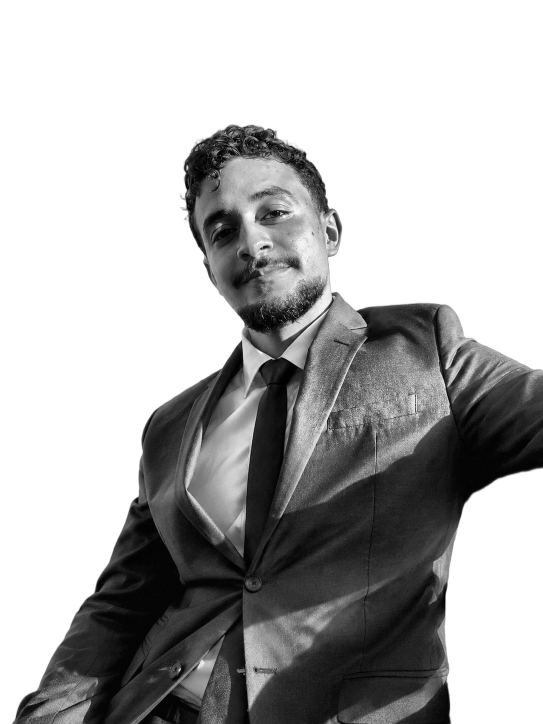
#> input picture source-prepped.png, 1086 x 1448 px, found by its file name (shown at 1/2 size)
$ python make_ascii_svg.py
#> lines starting #> are read from the running program, lines starting #| are printed output that depends on the picture
"""
make_ascii_svg.py
Lê source-prepped.png, reduz para uma grade de caracteres (~100x53),
mapeia o brilho de cada "pixel" da grade para um glifo de densidade,
e gera um SVG monocromático onde cada linha "digita" da esquerda para
a direita (clip-path animado via SMIL), com atraso escalonado de cima
para baixo. Roda uma vez e congela (sem loop).

Uso:
    python scripts/make_ascii_svg.py
Gera:
    avi-ascii.svg   (mantive o nome de saída do artigo original)
"""
from PIL import Image

INPUT_IMAGE = "source-prepped.png"
OUTPUT_SVG = "matias-ascii.svg"

GRID_W = 100
GRID_H = 53

# bright (sparse) -> dark (dense); o espaço inicial "apaga" o fundo
RAMP = " .`:-=+*cs#%@"

CHAR_W = 6.0
CHAR_H = 11.0
FILL_COLOR = "#c9d1d9"  # cinza claro, monocromático
FONT_SIZE = 11
ROW_STAGGER = 0.09   # segundos entre o início de cada linha
ROW_DURATION = 0.8   # duração da digitação de uma linha

def image_to_ascii_grid(path: str, cols: int, rows: int) -> list[str]:
    img = Image.open(path).convert("L").resize((cols, rows))
    pixels = list(img.getdata())
    ramp_len = len(RAMP)
    lines = []
    for r in range(rows):
        row_pixels = pixels[r * cols:(r + 1) * cols]
        chars = []
        for p in row_pixels:
            idx = min(ramp_len - 1, (p * ramp_len) // 256)
            chars.append(RAMP[idx])
        lines.append("".join(chars))
    return lines


def escape_xml(s: str) -> str:
    return (s.replace("&", "&amp;").replace("<", "&lt;")
             .replace(">", "&gt;").replace('"', "&quot;"))


def build_svg(lines: list[str]) -> str:
    width = GRID_W * CHAR_W
    height = GRID_H * CHAR_H + 20

    rows_svg = []
    for i, line in enumerate(lines):
        y = 14 + i * CHAR_H
        text_escaped = escape_xml(line) or " "
        start_time = i * ROW_STAGGER
        row_width = len(line) * CHAR_W

        # clip-path que revela a linha da esquerda para a direita
        rows_svg.append(f'''
    <clipPath id="clip-row-{i}">
      <rect x="0" y="{y - CHAR_H}" width="0" height="{CHAR_H}">
        <animate attributeName="width" from="0" to="{row_width}"
                 begin="{start_time:.3f}s" dur="{ROW_DURATION}s"
                 fill="freeze" calcMode="linear" />
      </rect>
    </clipPath>''')

    text_elements = []
    for i, line in enumerate(lines):
        y = 14 + i * CHAR_H
        text_escaped = escape_xml(line) or " "
        text_elements.append(
            f'    <text x="0" y="{y}" clip-path="url(#clip-row-{i})" '
            f'font-family="Consolas, Menlo, monospace" font-size="{FONT_SIZE}" '
            f'fill="{FILL_COLOR}" xml:space="preserve">{text_escaped}</text>'
        )

    svg = f'''<svg viewBox="0 0 {width:.0f} {height:.0f}" width="{width:.0f}" height="{height:.0f}"
     xmlns="http://www.w3.org/2000/svg">
  <defs>{"".join(rows_svg)}
  </defs>
  <rect width="100%" height="100%" fill="transparent"/>
{chr(10).join(text_elements)}
</svg>'''
    return svg


def main():
    lines = image_to_ascii_grid(INPUT_IMAGE, GRID_W, GRID_H)
#> in image_to_ascii_grid, `img = Image.open(path).convert("L").resize((cols, rows))`:
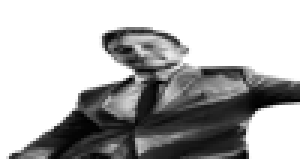
#> img: PIL image 100x53 L (shown 3 times larger); min 0, max 255, mean 176.7
#> in image_to_ascii_grid, `pixels = list(img.getdata())`: pixels = 5300 values, max 255 at index 0, min 0 at index 2643, mean 176.7
#> after the loop in image_to_ascii_grid, `for r in range(rows):`: lines = 53 items
#> lines = 53 items
    svg = build_svg(lines)
#> the loop in build_svg, `for i, line in enumerate(lines):` made 53 passes
#> (y, start_time) on passes 1 to 12: (14, 0), (25, 0.09), (36, 0.18), (47, 0.27), (58, 0.36), (69, 0.45), (80, 0.54), (91, 0.63), (102, 0.72), (113, 0.81), (124, 0.9), (135, 0.99)
#> the loop in build_svg, `for i, line in enumerate(lines):` made 53 passes
#> y on passes 1 to 12: 14, 25, 36, 47, 58, 69, 80, 91, 102, 113, 124, 135
    with open(OUTPUT_SVG, "w", encoding="utf-8") as f:
        f.write(svg)
    print(f"[make_ascii_svg] salvo em {OUTPUT_SVG}")


if __name__ == "__main__":
    main()

$ run again, with foto.jpg saved as source-prepped.png
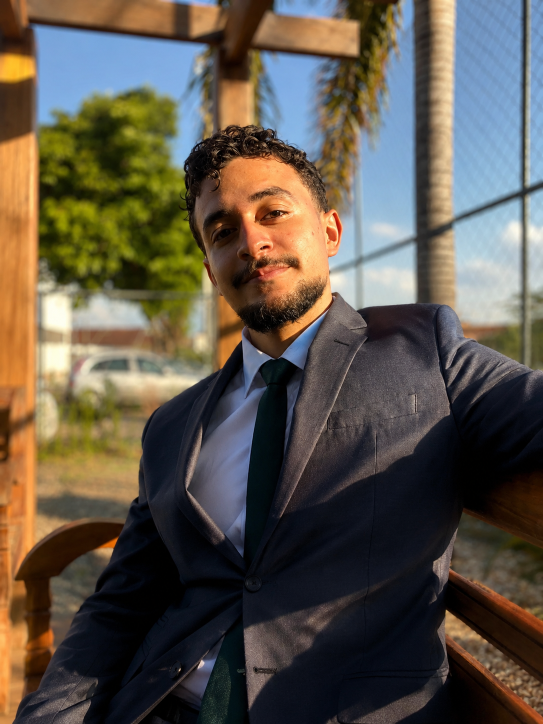
#> input picture foto.jpg, 1086 x 1448 px, found by its file name (shown at 1/2 size)
#> in image_to_ascii_grid, `img = Image.open(path).convert("L").resize((cols, rows))`:
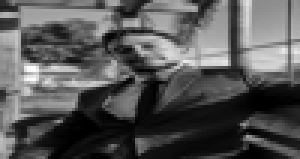
#> img: PIL image 100x53 L (shown 3 times larger); min 0, max 255, mean 86.6
#> pixels = 5300 values, max 255 at index 2209, min 0 at index 2643, mean 86.61
#> after the loop in image_to_ascii_grid, `for r in range(rows):`: lines = 53 items
#> the loop in build_svg, `for i, line in enumerate(lines):` made 53 passes
#> (y, start_time) on passes 1 to 8: (14, 0), (25, 0.09), (36, 0.18), (47, 0.27), (58, 0.36), (69, 0.45), (80, 0.54), (91, 0.63)
#> the loop in build_svg, `for i, line in enumerate(lines):` made 53 passes
#> y on passes 1 to 8: 14, 25, 36, 47, 58, 69, 80, 91
